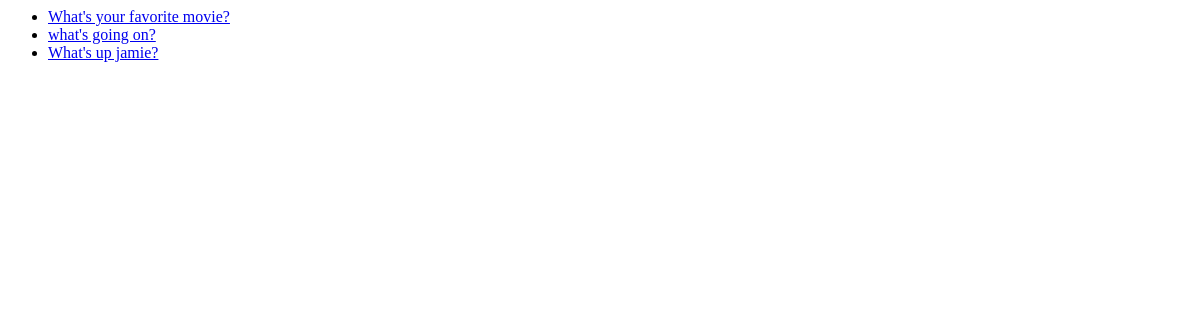
/polls/, run on an earlier commit of the app's database.
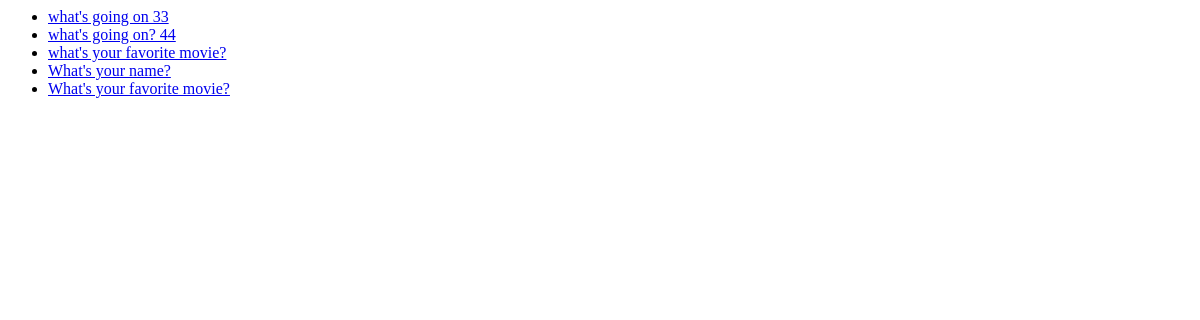
And on a later commit of the database.
### polls/models.py (models this page shows, shortened)
class Question(models.Model):
	question_text = models.CharField(max_length=200)
	pub_date = models.DateTimeField('date published')

### polls/views.py (the view)
# urls.py: path('', views.IndexView.as_view(), name = 'index'),
class IndexView(generic.ListView):
	template_name = 'polls/index.html'
	context_object_name = 'latest_question_list'
	def get_queryset(self):
		return Question.objects.order_by('-pub_date')[:5]

### polls/templates/polls/index.html
{% if latest_question_list %}
    <ul>
    {% for question in latest_question_list %}
        <li><a href="{% url 'polls:detail' question.id %}">{{ question.question_text }}</a></li>
    {% endfor %}
    </ul>
{% else %}
    <p>No polls are available.</p>
{% endif %}

What changed in the data, as far as the page shows it:
no longer on this page (row unchanged): Question: question_text "what's going on?"
no longer on this page (row unchanged): Question: question_text "What's up jamie?"
added Question: question_text "what's going on 33"
added Question: question_text "what's going on? 44"
added Question: question_text "what's your favorite movie?"
added Question: question_text "What's your name?"
